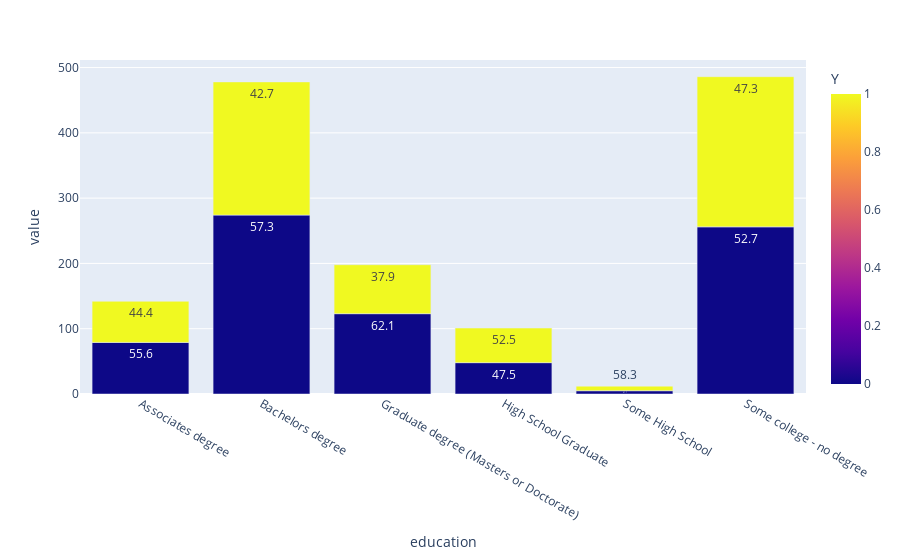

Source (notebook cell):
### Markdown cell above
Drivers with incomes 25-37.5k have a higher acceptance rate for higher-end restaurants than other income groups.

### Code cell
df_rest_ed = df_rest.groupby(['education', 'Y']).size().reset_index()
df_rest_ed['percentage'] = df_rest.groupby(['education', 'Y']).size().groupby(level=0).apply(lambda x: round(100 * x / float(x.sum()),1)).values
df_rest_ed.columns = ['education', 'Y', 'Counts', 'Percentage']

px.bar(df_rest_ed, x='education', y=['Counts'], color='Y', text=df_rest_ed['Percentage'])

### Figure 1 — Plotly figure (JSON) as saved in the notebook; plotly's stock layout.template omitted (floating-point values rounded to 4 significant figures)
{"data": [{"alignmentgroup": "True", "hovertemplate": "education=%{x}<br>value=%{y}<br>Percentage=%{text}<br>Y=%{marker.color}<extra></extra>", "legendgroup": "", "marker": {"color": [0, 1, 0, 1, 0, 1, 0, 1, 0, 1, 0, 1], "coloraxis": "coloraxis", "pattern": {"shape": ""}}, "name": "", "offsetgroup": "", "orientation": "v", "showlegend": false, "text": [55.6, 44.4, 57.3, 42.7, 62.1, 37.9, 47.5, 52.5, 41.7, 58.3, 52.7, 47.3], "textposition": "auto", "type": "bar", "x": ["Associates degree", "Associates degree", "Bachelors degree", "Bachelors degree", "Graduate degree (Masters or Doctorate)", "Graduate degree (Masters or Doctorate)", "High School Graduate", "High School Graduate", "Some High School", "Some High School", "Some college - no degree", "Some college - no degree"], "xaxis": "x", "y": [79, 63, 274, 204, 123, 75, 48, 53, 5, 7, 256, 230], "yaxis": "y"}], "layout": {"barmode": "relative", "coloraxis": {"colorbar": {"title": {"text": "Y"}}, "colorscale": [[0, "#0d0887"], [0.1111, "#46039f"], [0.2222, "#7201a8"], [0.3333, "#9c179e"], [0.4444, "#bd3786"], [0.5556, "#d8576b"], [0.6667, "#ed7953"], [0.7778, "#fb9f3a"], [0.8889, "#fdca26"], [1, "#f0f921"]]}, "legend": {"tracegroupgap": 0}, "margin": {"t": 60}, "xaxis": {"anchor": "y", "domain": [0, 1], "title": {"text": "education"}}, "yaxis": {"anchor": "x", "domain": [0, 1], "title": {"text": "value"}}}}
